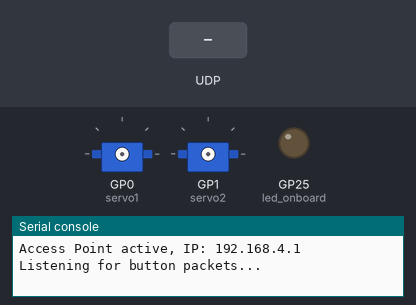
A program run on a simulated Raspberry Pi Pico running MicroPython. On the bench: 2 × servo, output pins drawn as LEDs (lit = HIGH), the last lines printed to the serial console. Inputs (shaded band) come from the test bench. The board's own WiFi access point starts at once; servo angles are drawn from the pulse width (0.5 ms = 0°, 2.5 ms = 180°).

Above: at 3.2 s.
3.3 s: UDP packet "OI" arrives
4.8 s: UDP packet "OO" arrives
At 5.3 s:
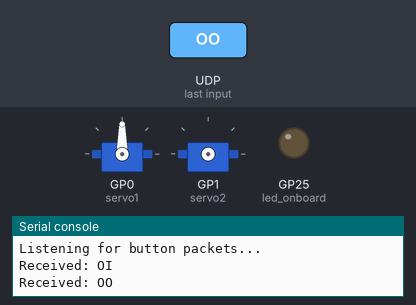
6.3 s: UDP packet "II" arrives
At 7.5 s:
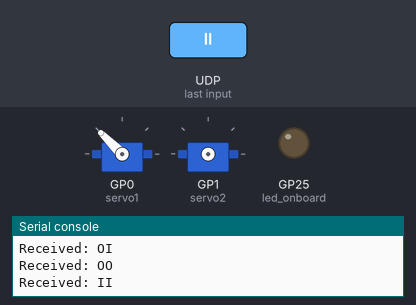
7.8 s: UDP packet "BOI" arrives
9.3 s: UDP packet "IO" arrives
At 9.9 s:
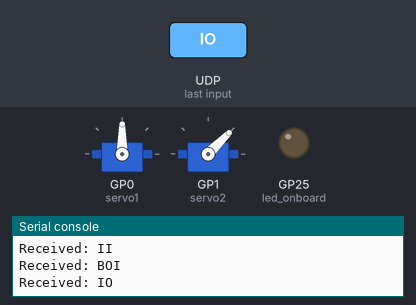
10.8 s: UDP packet "BOO" arrives
At 12.2 s:
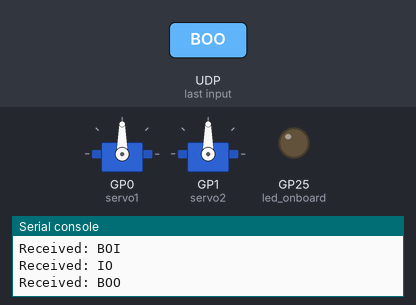
Timing chart, 0 to 13.3 s (numbered marks = the images above; inputs shaded):
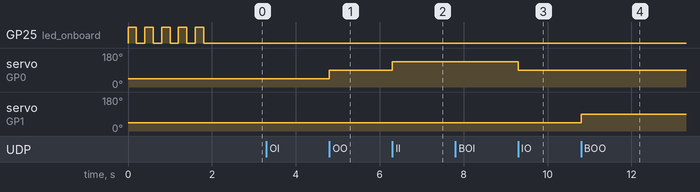

Measured:
- after the input at 4.8 s, servo on GP0 (servo1): 45° → 90° at once
- after the input at 6.3 s, servo on GP0 (servo1): 90° → 135° at once
- after the input at 9.3 s, servo on GP0 (servo1): 135° → 90° at once
- after the input at 10.8 s, servo on GP1 (servo2): 45° → 90° at once

The program:

2servomove.py
```python
# pico_ap_led.py
import network
import socket
from machine import Pin, PWM
import time

led_onboard = machine.Pin("LED",machine.Pin.OUT)


servo1 = PWM(Pin(0))
servo2 = PWM(Pin(1))
servo3 = PWM(Pin(2))

servo1.freq(50)
servo2.freq(50)
servo3.freq(50)


def set_servo_ms(servo, ms):
    duty = int((ms / 20.0) * 65535)
    servo.duty_u16(duty)

# -------- Controls --------

def stop(serv):
    set_servo_ms(serv,1.5)   # 1.5 ms → stop

def full_speed_cw(serv):
    set_servo_ms(serv,2.0)   # 2.0 ms → CW max

def full_speed_ccw(serv):
    set_servo_ms(serv,1.0)   # 1.0 ms → CCW max

def slow_cw(serv):
    set_servo_ms(serv,1.7)   # Slightly above 1.5 ms

def slow_ccw(serv):
    set_servo_ms(serv,1.3)   # Slightly below 1.5 ms


def raketovy_pohon1():
    full_speed_ccw(servo1)

def raketovy_pohon2():
    full_speed_ccw(servo2)

def raketovy_pohon3():
    full_speed_ccw(servo3)

def raketovy_reverse1():
    full_speed_cw(servo1)

def raketovy_reverse2():
    full_speed_cw(servo2)

def raketovy_reverse3():
    full_speed_cw(servo3)

def stop1():
    stop(servo1)

def stop2():
    stop(servo2)

def stop3():
    stop(servo3)

'''

'''
# Start wifi Access Point
ap = network.WLAN(network.AP_IF)
ap.config(essid='PICO_LED_AP', password='12345678')
ap.active(True)
print('Access Point active, IP:', ap.ifconfig()[0])

# UDP setup
udp = socket.socket(socket.AF_INET, socket.SOCK_DGRAM)
udp.bind(('0.0.0.0', 5005))
for i in range(5):
    led_onboard.toggle()
    time.sleep(0.2)
    led_onboard.toggle()
    time.sleep(0.2)
print("Listening for button packets...")

while True:
    data, addr = udp.recvfrom(1024)
    msg = data.decode().strip()
    print("Received:", msg)

    if msg == "OI":
        raketovy_pohon1()
    elif msg == "OO":
        stop1()
    if msg == "II":
        raketovy_reverse1()
    elif msg == "IO":
        stop1()

    if msg == "BOI":
        raketovy_pohon2()
    elif msg == "BOO":
        stop2()
    if msg == "BII":
        raketovy_reverse2()
    elif msg == "BIO":
        stop2()

    if msg == "COI":
        raketovy_pohon3()
    elif msg == "COO":
        stop3()
    if msg == "CII":
        raketovy_reverse3()
    elif msg == "CIO":
        stop3()
```
